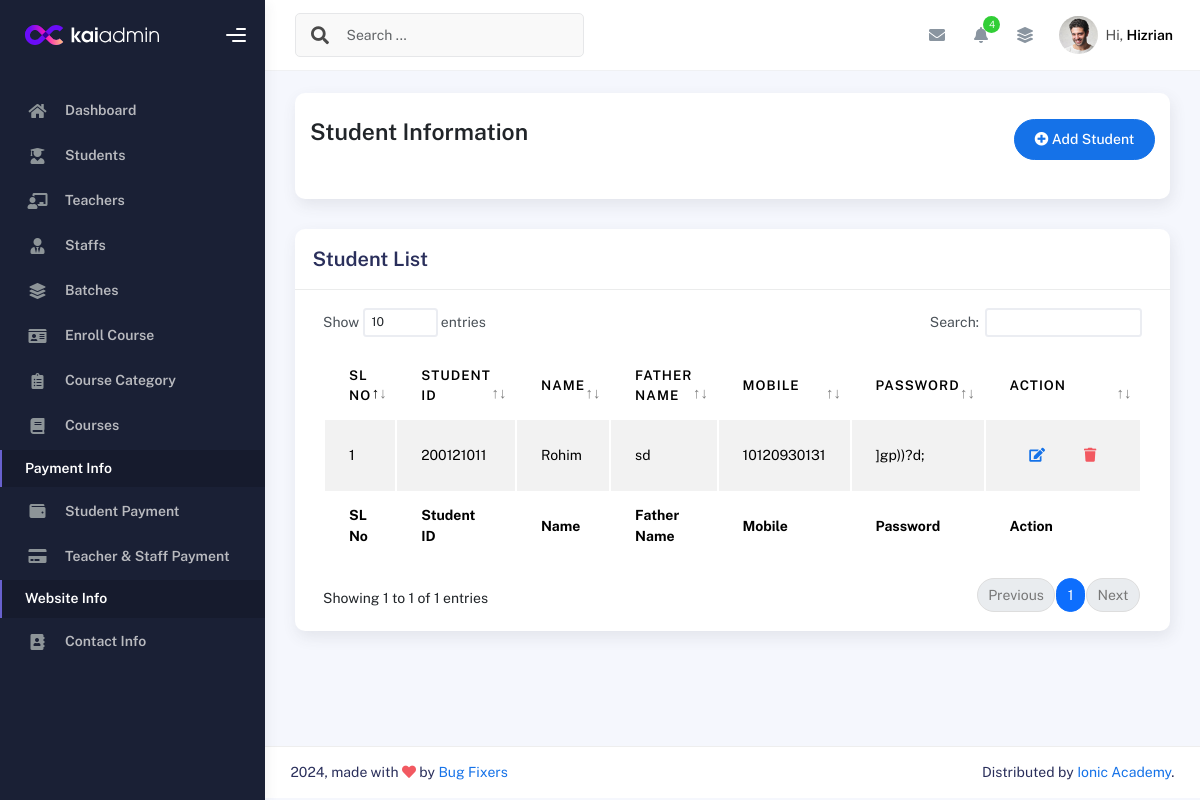
The page /studentList/ (signed in) on the database as committed earlier.
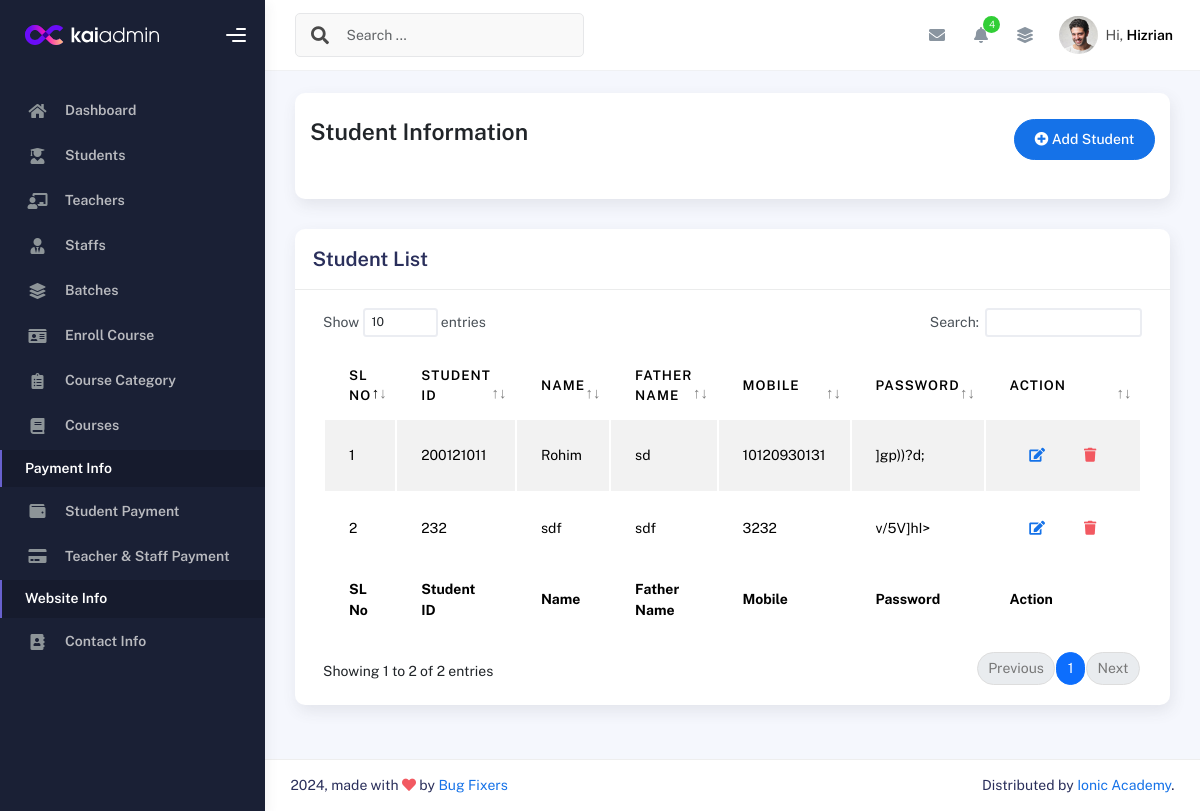
The same page on the database as committed later.
### IMSapp/models.py (models this page shows)
class StudentModel(models.Model):
    Imsuser=models.OneToOneField(IMSUserModel,on_delete=models.CASCADE,related_name='studentinfo',null=True)
    StudentID=models.CharField(max_length=100,null=True)
    StudentName=models.CharField(max_length=100,null=True)
    StudentPhoto=models.ImageField(upload_to='media/studentPhoto',null=True)
    AdmissionDate=models.DateField(auto_now_add=True,null=True)
    EducationalQualification=models.CharField(max_length=100,null=True)
    LinkedInLink =models.CharField(max_length=150,null=True)
    GithubLink =models.CharField(max_length=150,null=True)
    FacebookLink =models.CharField(max_length=150,null=True)

class IMSUserModel(AbstractUser):
    USERTYPE=[
        ('Authority','Authority'),
        ('Student','Student'),
        ('Teacher','Teacher'),
        ('Staff','Staff'),
    ]
    UserType=models.CharField(choices=USERTYPE,max_length=100, null=True)

class PersonalInfoModel(models.Model):
    Imsuser=models.OneToOneField(IMSUserModel,on_delete=models.CASCADE,related_name='personalinfo',null=True)
    Password=models.CharField(max_length=100,null=True)
    FatherName=models.CharField(max_length=100,null=True)
    MotherName=models.CharField(max_length=100,null=True)
    Religion=models.CharField(max_length=100,null=True)
    DOB=models.DateField(null=True)
    GENDER=[
        ('Male','Male'),
        ('Female','Female'),
        ('Other','Other'),
    ]
    Gender=models.CharField(choices=GENDER,max_length=100,null=True)
    Mobile=models.CharField(max_length=100,null=True)
    EmergencyContact=models.CharField(max_length=100,null=True)
    PresentAddress=models.CharField(max_length=100,null=True)
    PermanentAddress=models.CharField(max_length=100,null=True)

### IMSapp/studentviews.py (the view)
# urls.py: path('studentList/',studentlist,name="studentList"),
@login_required
def studentlist(request):
    studentdata = StudentModel.objects.all()
    personaldata = PersonalInfoModel.objects.all()
    combined_data = []
    for student in studentdata:
        personal_info = personaldata.filter(Imsuser=student.Imsuser).first()
        combined_data.append({
            'student': student,
            'personal_info': personal_info
        })
    context = {
        'combined_data': combined_data,
        'studentdata': studentdata
    }
    return render(request,'students/studentlist.html',context)

### IMSapp/templates/students/studentlist.html (shortened to what this page needs)
{% extends "profilemaster/master.html" %}
{% block content %}
<div class="col-sm-12 col-md-12">
    <div class="card card-stats card-round">
        <div class="card-body">
            <div class="d-flex align-items-left align-items-md-center flex-column flex-md-row pt-2 pb-4">
                <div>
                    <h3 class="fw-bold mb-3">Student Information</h3>
                </div>
                <div class="ms-md-auto py-2 py-md-0">
                    <a href="{% url 'addstudent' %}" class="btn btn-primary btn-round"><i class="fas fa-plus-circle"></i> Add Student</a>
                </div>
            </div>
        </div>
    </div>
</div>
<div class="col-md-12">
    <div class="card">
      <div class="card-header">
        <h4 class="card-title">Student List</h4>
      </div>
      <div class="card-body">
        <div class="table-responsive">
          <table id="basic-datatables" class="display table table-striped table-hover">
            <thead>
              <tr>
                <th>SL No</th>
                <th>Student ID</th>
                <th>Name</th>
                <th>Father Name</th>
                <th>Mobile</th>
                <th>Password</th>
                <th>Action</th>
              </tr>
            </thead>
            <tfoot>
              <tr>
                <th>SL No</th>
                <th>Student ID</th>
                <th>Name</th>
                <th>Father Name</th>
                <th>Mobile</th>
                <th>Password</th>
                <th>Action</th>
              </tr>
            </tfoot>
            <tbody>
              {% for i in studentdata %}
                <tr>
                  <td>{{forloop.counter}}</td>
                  <td>{{i.StudentID}}</td>
                  <td>{{i.StudentName}}</td>
                  <td>{{i.Imsuser.personalinfo.FatherName}}</td>
                  <td>{{i.Imsuser.personalinfo.Mobile}}</td>
                  <td>{{i.Imsuser.personalinfo.Password}}</td>
                  <td>
                    <div class="form-button-action">
                      <a href="{% url 'editstudent' i.id %}" class="btn btn-link btn-primary btn-md">
                        <i class="fa fa-edit"></i>
                      </a>
                      <a href="{% url 'deletestudent' i.id %}" class="btn btn-link btn-danger btn-md">
                        <i class="fa fa-trash"></i>
                      </a>
                    </div>
                  </td>
                </tr>
              {% endfor %}
            </tbody>
          </table>
        </div>
      </div>
    </div>
  </div>
{% endblock content %}

Rows that differ between the two databases and show on the page:
added StudentModel: StudentID "232", StudentName "sdf", Imsuser.personalinfo.FatherName "sdf", Imsuser.personalinfo.Mobile "3232", Imsuser.personalinfo.Password "v/5V]hI>"
Other text that changed with them:
text written by a page script: "Show entries Search: Showing 1 to 1 of 1 entries Previous 1 Next" → "Show entries Search: Showing 1 to 2 of 2 entries Previous 1 Next"
